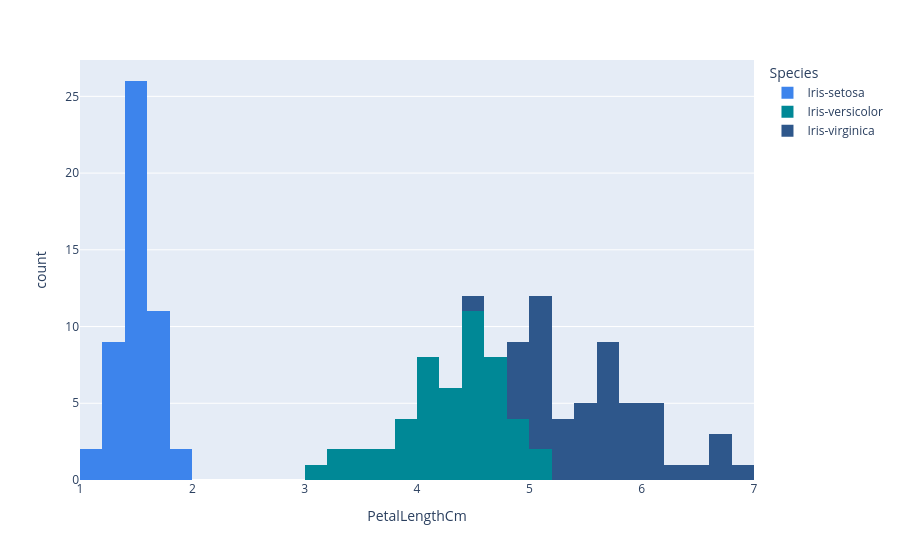

Write notebook code for a chart like this one.
### Code cell
fig = px.histogram(iris, x="PetalLengthCm", color="Species", color_discrete_sequence=COLOUR_SEQUENCE, nbins=30)
fig.show()

### Figure 1 — Plotly figure (JSON) as saved in the notebook; plotly's stock layout.template omitted (floating-point values rounded to 4 significant figures)
{"data": [{"bingroup": "x", "hovertemplate": "Species=Iris-setosa<br>PetalLengthCm=%{x}<br>count=%{y}<extra></extra>", "legendgroup": "Iris-setosa", "marker": {"color": "#3d84ec", "pattern": {"shape": ""}}, "name": "Iris-setosa", "nbinsx": 30, "orientation": "v", "showlegend": true, "type": "histogram", "x": [1.4, 1.4, 1.3, 1.5, 1.4, 1.7, 1.4, 1.5, 1.4, 1.5, 1.5, 1.6, 1.4, 1.1, 1.2, 1.5, 1.3, 1.4, 1.7, 1.5, 1.7, 1.5, 1.0, 1.7, 1.9, 1.6, 1.6, 1.5, 1.4, 1.6, 1.6, 1.5, 1.5, 1.4, 1.5, 1.2, 1.3, 1.5, 1.3, 1.5, 1.3, 1.3, 1.3, 1.6, 1.9, 1.4, 1.6, 1.4, 1.5, 1.4], "xaxis": "x", "yaxis": "y"}, {"bingroup": "x", "hovertemplate": "Species=Iris-versicolor<br>PetalLengthCm=%{x}<br>count=%{y}<extra></extra>", "legendgroup": "Iris-versicolor", "marker": {"color": "#008896", "pattern": {"shape": ""}}, "name": "Iris-versicolor", "nbinsx": 30, "orientation": "v", "showlegend": true, "type": "histogram", "x": [4.7, 4.5, 4.9, 4.0, 4.6, 4.5, 4.7, 3.3, 4.6, 3.9, 3.5, 4.2, 4.0, 4.7, 3.6, 4.4, 4.5, 4.1, 4.5, 3.9, 4.8, 4.0, 4.9, 4.7, 4.3, 4.4, 4.8, 5.0, 4.5, 3.5, 3.8, 3.7, 3.9, 5.1, 4.5, 4.5, 4.7, 4.4, 4.1, 4.0, 4.4, 4.6, 4.0, 3.3, 4.2, 4.2, 4.2, 4.3, 3.0, 4.1], "xaxis": "x", "yaxis": "y"}, {"bingroup": "x", "hovertemplate": "Species=Iris-virginica<br>PetalLengthCm=%{x}<br>count=%{y}<extra></extra>", "legendgroup": "Iris-virginica", "marker": {"color": "#2E578B", "pattern": {"shape": ""}}, "name": "Iris-virginica", "nbinsx": 30, "orientation": "v", "showlegend": true, "type": "histogram", "x": [6.0, 5.1, 5.9, 5.6, 5.8, 6.6, 4.5, 6.3, 5.8, 6.1, 5.1, 5.3, 5.5, 5.0, 5.1, 5.3, 5.5, 6.7, 6.9, 5.0, 5.7, 4.9, 6.7, 4.9, 5.7, 6.0, 4.8, 4.9, 5.6, 5.8, 6.1, 6.4, 5.6, 5.1, 5.6, 6.1, 5.6, 5.5, 4.8, 5.4, 5.6, 5.1, 5.1, 5.9, 5.7, 5.2, 5.0, 5.2, 5.4, 5.1], "xaxis": "x", "yaxis": "y"}], "layout": {"barmode": "relative", "legend": {"title": {"text": "Species"}, "tracegroupgap": 0}, "margin": {"t": 60}, "xaxis": {"anchor": "y", "domain": [0, 1], "title": {"text": "PetalLengthCm"}}, "yaxis": {"anchor": "x", "domain": [0, 1], "title": {"text": "count"}}}}
